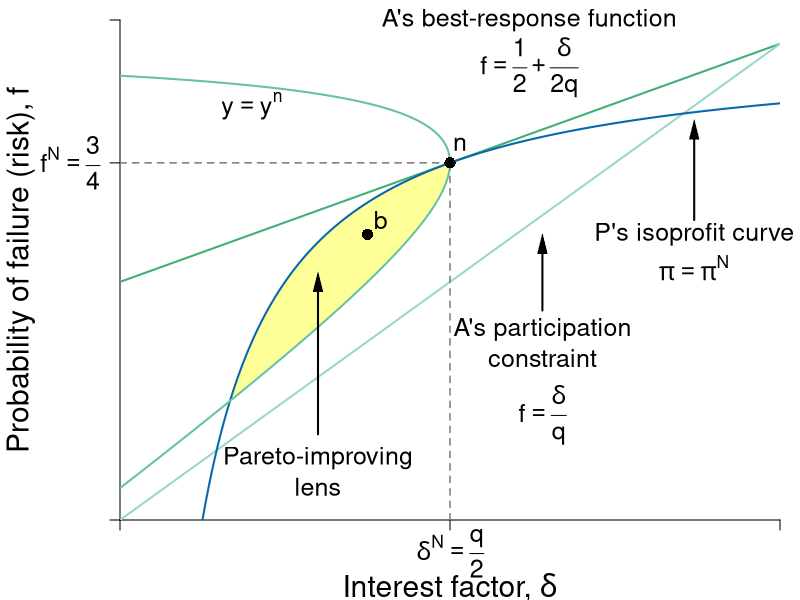

Reproduce this figure in R.
#Graph Designer: Simon Halliday, Scott Cohn
#Authors: Bowles and Halliday
#Title: Coordination, Conflict and Competition: A Text in Microeconomics

library(shape)
pdf(file = "credit/non_contractual_risk.pdf", width = 8, height = 6)

#Set parameters for graphics
pointsize <- 1.8
axislabelsize <- 1.8
labelsize <- 1.5
namesize <- 1.8
annotatesize <- 1.5
graphlinewidth <- 2
segmentlinewidth <- 1.5

COL <- c("#7fc97f", "#beaed4", "#fdc086", "#ffff99", "#386cb0", "#f0027f", "#bf5b17", "#666666")
COLA <- c("#e0f3db", "#99d8c9","#66c2a4","#41ae76", "#238b45", "#005824")
COLB <- c("#c6dbef", "#4eb3d3", "#2b8cbe", "#0868ac","#084081")
COLC <- c("#fcfbfd", "#efedf5", "#dadaeb", "#bcbddc", "#9e9ac8", "#807dba", "#6a51a3", "#54278f", "#3f007d")
grays <- gray.colors(25, start = 1, end = 0)

#Edited the margins to cater for the larger LHS labels
par(mar =  c(4, 6, 1, 1))

brfFn <- function(delta, q = 1) {
  .5 + (delta / (2 * q)) 
}

PCFn <- function(delta, q = 1) {
  delta/q
}

isoreturnFn <- function(delta, pi=0.125) {
  1 - (pi)/delta
}


yFn <- function(d1, f1, q = 1){
  q*f1*(1 - f1) - d1*(1 - f1)
}

profitFn <- function(d1, q = 1){
  d1/2 - (1/(2*q))*(d1)^2
}

ylow <- function(delta, q = 1, ybar = 0.0625){
  (-sqrt(delta^2 - 2*delta*q + q^2 - 4*q*ybar) + delta + q)/(2*q)
}

yhigh <- function(delta, q = 1, ybar = 0.0625){
  (sqrt(delta^2 - 2*delta*q + q^2 - 4*q*ybar) + delta + q)/(2*q)
}

xlims <- c(0, 1)
ylims <- c(0, 1.05)

npts <- 501 
d1 <- seq(xlims[1], xlims[2], length.out = npts)
f1 <- seq(ylims[1], ylims[2], length.out = npts) 
a <- c(0.0625)

plot(0, 0, xlim = xlims, ylim = ylims, type = "n",
     xlab = expression(paste("")),
     ylab = expression(paste("")), 
     xaxt = "n", 
     yaxt = "n", 
     cex.lab = axislabelsize, 
     bty = "n", 
     xaxs = "i", 
     yaxs = "i"
)


ticksy <- c(ylims[1], brfFn(delta = 0.5), ylims[2])
ylabels <- c(NA, expression(paste(f^{N} == frac(3,4))), NA)
ticksx <- c(xlims[1], 0.5, xlims[2])
xlabels <- c(NA, NA, NA)

axis(1, at = ticksx, pos = 0, labels = xlabels, cex.axis = labelsize)
axis(2, at = ticksy, pos = 0, labels = ylabels, las = 1, cex.axis = labelsize)

text(0.5, -0.07, expression(paste(delta^{N} == frac(q,2))), xpd = TRUE, cex = labelsize) 

npts <- 503 
xx1 <- seq(xlims[1], xlims[2], length.out = npts)
xx2 <- seq(0, 1, length.out = npts)

xpoly1 <- seq(from = 0.168, to = 0.5, length.out = 500)
ypoly1 <- ylow(xpoly1)
ypoly2 <- isoreturnFn(xpoly1)
polygon(x = c(xpoly1, rev(xpoly1)), y = c(ypoly1, rev(ypoly2)), col = COL[4], density = NULL, border = NA)


#Draw the graphs
lines(xx1, brfFn(xx1), col = COLA[4], lwd = graphlinewidth)
lines(xx1, PCFn(xx1), col = COLA[2], lwd = graphlinewidth)
lines(xx1, isoreturnFn(xx1), col = COLB[4], lwd = graphlinewidth)

#Axis labels
mtext(expression(paste("Interest factor, ", delta)), side = 1, line = 3.3, cex = axislabelsize)
text(-0.15, 0.5*(ylims[2]), expression(paste("Probability of failure (risk), ", f)), xpd = TRUE, cex = axislabelsize, srt = 90) 


contour(d1, f1,
        outer(d1, f1, yFn),
        drawlabels = FALSE,
        col = COLA[3],
        lwd = graphlinewidth,
        levels = a,
        xaxs = "i",
        yaxs = "i",
        add = TRUE)


segments(0.5, 0, 0.5, brfFn(delta = 0.5), lty = 2, col = grays[20] , lwd = segmentlinewidth)
segments(0, brfFn(delta = 0.5), 0.5, brfFn(delta = 0.5), lty = 2, col = grays[20] , lwd = segmentlinewidth)

#Annotate points (4,4),(2,8),(8,2) on feasibility frontier
text(0.5 + 0.015, isoreturnFn(0.5) + 0.04, expression(paste(n)), cex = labelsize)
points(0.5, isoreturnFn(0.5), pch = 16, col = "black", cex = 1.5)

text(0.375 + 0.02, 0.6 + 0.03, expression(paste(b)), cex = labelsize)
points(0.375, 0.6, pch = 16, col = "black", cex = 1.5)

text(0.2, 0.87, expression(paste(y == y^{n})), cex = labelsize)

text(0.62, 1.05, expression(paste("A's best-response function")), cex = labelsize, xpd = TRUE)
text(0.62, 0.95, expression(paste(f == frac(1,2) + frac(delta, 2*q))), cex = labelsize)

text(0.64, 0.4, expression(paste("A's participation")), cex = labelsize)
text(0.64, 0.34, expression(paste("constraint")), cex = labelsize)
text(0.64, 0.22, expression(paste(f == frac(delta, q))), cex = labelsize)
Arrows(0.64, 0.44, 0.64, 0.58, col = "black", lty = 1, lwd = 2, arr.type = "triangle", arr.lwd = 0.5)


text(0.87, 0.6, expression(paste("P's isoprofit curve")), cex = labelsize, xpd = TRUE)
text(0.87, 0.53, expression(paste(pi == pi^{N})), cex = labelsize, xpd = TRUE)
Arrows(0.87, 0.63, 0.87, 0.82, col = "black", lty = 1, lwd = 2, arr.type = "triangle", arr.lwd = 0.5)

text(0.3, 0.13, expression(paste("Pareto-improving")), cex = labelsize)
text(0.3, 0.07, expression(paste("lens")), cex = labelsize)
Arrows(0.3, 0.18, 0.3, 0.5, col = "black", lty = 1, lwd = 2, arr.type = "triangle", arr.lwd = 0.5)


dev.off()
